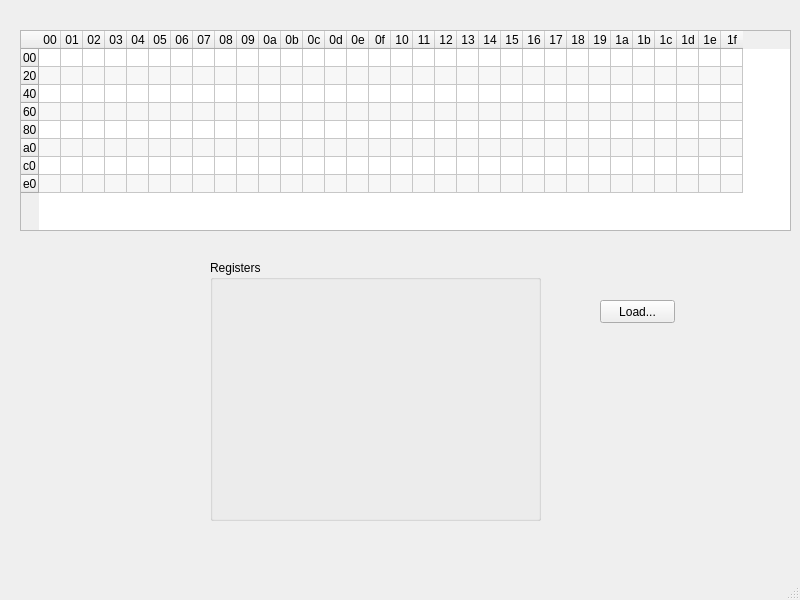
<?xml version="1.0" encoding="UTF-8"?>
<ui version="4.0">
 <class>MainWindow</class>
 <widget class="QMainWindow" name="MainWindow">
  <property name="geometry">
   <rect>
    <x>0</x>
    <y>0</y>
    <width>800</width>
    <height>600</height>
   </rect>
  </property>
  <property name="windowTitle">
   <string>The Schoty Apparatus</string>
  </property>
  <widget class="QWidget" name="centralwidget">
   <widget class="QTableWidget" name="memoryTable">
    <property name="geometry">
     <rect>
      <x>20</x>
      <y>30</y>
      <width>771</width>
      <height>201</height>
     </rect>
    </property>
    <property name="font">
     <font>
      <family>Tahoma</family>
      <weight>50</weight>
      <bold>false</bold>
     </font>
    </property>
    <property name="editTriggers">
     <set>QAbstractItemView::NoEditTriggers</set>
    </property>
    <property name="alternatingRowColors">
     <bool>true</bool>
    </property>
    <property name="selectionMode">
     <enum>QAbstractItemView::NoSelection</enum>
    </property>
    <property name="cornerButtonEnabled">
     <bool>false</bool>
    </property>
    <property name="rowCount">
     <number>8</number>
    </property>
    <property name="columnCount">
     <number>32</number>
    </property>
    <attribute name="horizontalHeaderDefaultSectionSize">
     <number>22</number>
    </attribute>
    <attribute name="verticalHeaderDefaultSectionSize">
     <number>18</number>
    </attribute>
    <row>
     <property name="text">
      <string>00</string>
     </property>
    </row>
    <row>
     <property name="text">
      <string>20</string>
     </property>
    </row>
    <row>
     <property name="text">
      <string>40</string>
     </property>
    </row>
    <row>
     <property name="text">
      <string>60</string>
     </property>
    </row>
    <row>
     <property name="text">
      <string>80</string>
     </property>
    </row>
    <row>
     <property name="text">
      <string>a0</string>
     </property>
    </row>
    <row>
     <property name="text">
      <string>c0</string>
     </property>
    </row>
    <row>
     <property name="text">
      <string>e0</string>
     </property>
    </row>
    <column>
     <property name="text">
      <string>00</string>
     </property>
    </column>
    <column>
     <property name="text">
      <string>01</string>
     </property>
    </column>
    <column>
     <property name="text">
      <string>02</string>
     </property>
    </column>
    <column>
     <property name="text">
      <string>03</string>
     </property>
    </column>
    <column>
     <property name="text">
      <string>04</string>
     </property>
    </column>
    <column>
     <property name="text">
      <string>05</string>
     </property>
    </column>
    <column>
     <property name="text">
      <string>06</string>
     </property>
    </column>
    <column>
     <property name="text">
      <string>07</string>
     </property>
    </column>
    <column>
     <property name="text">
      <string>08</string>
     </property>
    </column>
    <column>
     <property name="text">
      <string>09</string>
     </property>
    </column>
    <column>
     <property name="text">
      <string>0a</string>
     </property>
    </column>
    <column>
     <property name="text">
      <string>0b</string>
     </property>
    </column>
    <column>
     <property name="text">
      <string>0c</string>
     </property>
    </column>
    <column>
     <property name="text">
      <string>0d</string>
     </property>
    </column>
    <column>
     <property name="text">
      <string>0e</string>
     </property>
    </column>
    <column>
     <property name="text">
      <string>0f</string>
     </property>
    </column>
    <column>
     <property name="text">
      <string>10</string>
     </property>
    </column>
    <column>
     <property name="text">
      <string>11</string>
     </property>
    </column>
    <column>
     <property name="text">
      <string>12</string>
     </property>
    </column>
    <column>
     <property name="text">
      <string>13</string>
     </property>
    </column>
    <column>
     <property name="text">
      <string>14</string>
     </property>
    </column>
    <column>
     <property name="text">
      <string>15</string>
     </property>
    </column>
    <column>
     <property name="text">
      <string>16</string>
     </property>
    </column>
    <column>
     <property name="text">
      <string>17</string>
     </property>
    </column>
    <column>
     <property name="text">
      <string>18</string>
     </property>
    </column>
    <column>
     <property name="text">
      <string>19</string>
     </property>
    </column>
    <column>
     <property name="text">
      <string>1a</string>
     </property>
    </column>
    <column>
     <property name="text">
      <string>1b</string>
     </property>
    </column>
    <column>
     <property name="text">
      <string>1c</string>
     </property>
    </column>
    <column>
     <property name="text">
      <string>1d</string>
     </property>
    </column>
    <column>
     <property name="text">
      <string>1e</string>
     </property>
    </column>
    <column>
     <property name="text">
      <string>1f</string>
     </property>
    </column>
    <item row="0" column="0">
     <property name="text">
      <string/>
     </property>
    </item>
    <item row="0" column="1">
     <property name="text">
      <string/>
     </property>
    </item>
    <item row="1" column="0">
     <property name="text">
      <string/>
     </property>
    </item>
    <item row="1" column="1">
     <property name="text">
      <string/>
     </property>
    </item>
   </widget>
   <widget class="QGroupBox" name="groupBox">
    <property name="geometry">
     <rect>
      <x>210</x>
      <y>260</y>
      <width>331</width>
      <height>261</height>
     </rect>
    </property>
    <property name="title">
     <string>Registers</string>
    </property>
    <widget class="RegisterWidget" name="widgetR0">
     <property name="geometry">
      <rect>
       <x>10</x>
       <y>20</y>
       <width>71</width>
       <height>41</height>
      </rect>
     </property>
    </widget>
    <widget class="RegisterWidget" name="widgetR4">
     <property name="geometry">
      <rect>
       <x>10</x>
       <y>80</y>
       <width>71</width>
       <height>41</height>
      </rect>
     </property>
    </widget>
    <widget class="RegisterWidget" name="widgetR8">
     <property name="geometry">
      <rect>
       <x>10</x>
       <y>140</y>
       <width>71</width>
       <height>41</height>
      </rect>
     </property>
    </widget>
    <widget class="RegisterWidget" name="widgetRc">
     <property name="geometry">
      <rect>
       <x>10</x>
       <y>200</y>
       <width>71</width>
       <height>41</height>
      </rect>
     </property>
    </widget>
    <widget class="RegisterWidget" name="widgetR1">
     <property name="geometry">
      <rect>
       <x>90</x>
       <y>20</y>
       <width>71</width>
       <height>41</height>
      </rect>
     </property>
    </widget>
    <widget class="RegisterWidget" name="widgetRd">
     <property name="geometry">
      <rect>
       <x>90</x>
       <y>200</y>
       <width>71</width>
       <height>41</height>
      </rect>
     </property>
    </widget>
    <widget class="RegisterWidget" name="widgetR9">
     <property name="geometry">
      <rect>
       <x>90</x>
       <y>140</y>
       <width>71</width>
       <height>41</height>
      </rect>
     </property>
    </widget>
    <widget class="RegisterWidget" name="widgetR5">
     <property name="geometry">
      <rect>
       <x>90</x>
       <y>80</y>
       <width>71</width>
       <height>41</height>
      </rect>
     </property>
    </widget>
    <widget class="RegisterWidget" name="widgetRe">
     <property name="geometry">
      <rect>
       <x>170</x>
       <y>200</y>
       <width>71</width>
       <height>41</height>
      </rect>
     </property>
    </widget>
    <widget class="RegisterWidget" name="widgetR3">
     <property name="geometry">
      <rect>
       <x>250</x>
       <y>20</y>
       <width>71</width>
       <height>41</height>
      </rect>
     </property>
    </widget>
    <widget class="RegisterWidget" name="widgetR7">
     <property name="geometry">
      <rect>
       <x>250</x>
       <y>80</y>
       <width>71</width>
       <height>41</height>
      </rect>
     </property>
    </widget>
    <widget class="RegisterWidget" name="widgetRf">
     <property name="geometry">
      <rect>
       <x>250</x>
       <y>200</y>
       <width>71</width>
       <height>41</height>
      </rect>
     </property>
    </widget>
    <widget class="RegisterWidget" name="widgetR2">
     <property name="geometry">
      <rect>
       <x>170</x>
       <y>20</y>
       <width>71</width>
       <height>41</height>
      </rect>
     </property>
    </widget>
    <widget class="RegisterWidget" name="widgetRa">
     <property name="geometry">
      <rect>
       <x>170</x>
       <y>140</y>
       <width>71</width>
       <height>41</height>
      </rect>
     </property>
    </widget>
    <widget class="RegisterWidget" name="widgetRb">
     <property name="geometry">
      <rect>
       <x>250</x>
       <y>140</y>
       <width>71</width>
       <height>41</height>
      </rect>
     </property>
    </widget>
    <widget class="RegisterWidget" name="widgetR6">
     <property name="geometry">
      <rect>
       <x>170</x>
       <y>80</y>
       <width>71</width>
       <height>41</height>
      </rect>
     </property>
    </widget>
   </widget>
   <widget class="QPushButton" name="loadButton">
    <property name="geometry">
     <rect>
      <x>600</x>
      <y>300</y>
      <width>75</width>
      <height>23</height>
     </rect>
    </property>
    <property name="text">
     <string>Load...</string>
    </property>
   </widget>
  </widget>
  <widget class="QMenuBar" name="menubar">
   <property name="geometry">
    <rect>
     <x>0</x>
     <y>0</y>
     <width>800</width>
     <height>21</height>
    </rect>
   </property>
  </widget>
  <widget class="QStatusBar" name="statusbar"/>
 </widget>
 <customwidgets>
  <customwidget>
   <class>RegisterWidget</class>
   <extends>QFrame</extends>
   <header>RegisterWidget.h</header>
   <container>1</container>
  </customwidget>
 </customwidgets>
 <resources/>
 <connections/>
</ui>
